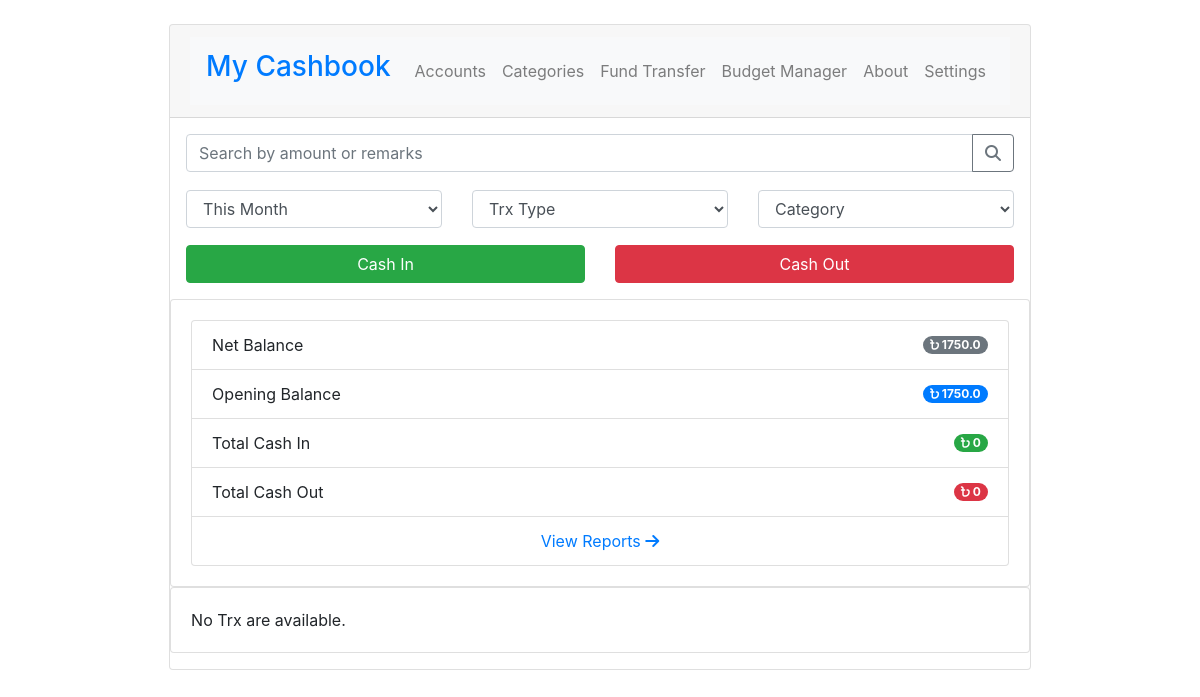
The page /cashbook/accounts/cash/ on the database as committed earlier.
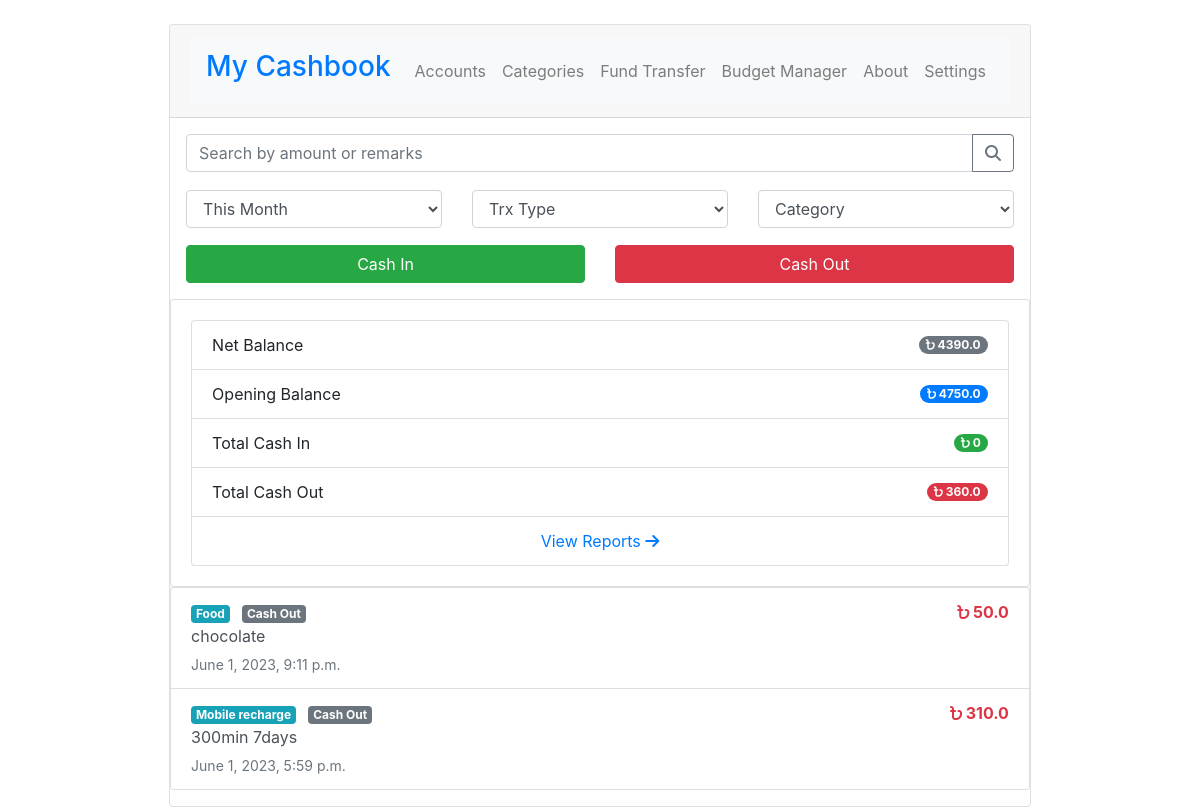
The same page on the database as committed later.
### cashbook/models.py (models this page shows, shortened)
class Transaction(models.Model):
    amount          = models.FloatField(blank=False, null=False)
    account_id      = models.ForeignKey(Account, on_delete=models.CASCADE)
    category_id     = models.ForeignKey(Category, null=True, on_delete=models.SET_NULL)
    trx_type_id     = models.ForeignKey(TrxType, on_delete=models.CASCADE)
    remarks         = models.TextField(blank=True)
    create_date     = models.DateTimeField("date created")

class Category(models.Model):
    name = models.CharField(max_length=20)
    is_active = models.BooleanField(default=True)

### cashbook/views.py (the view)
# urls.py: path('accounts/<str:acc_name>/', views.accounts_view, name='accounts_view'),
def accounts_view(request, acc_name):
    trx_types = TrxType.objects.all()
    categories = Category.objects.all()
    type_cash_in = TrxType.objects.get(name='cash_in')
    type_cash_out = TrxType.objects.get(name='cash_out')
    date_filter = request.GET.get('date-filter')
    trx_type_filter = request.GET.get('trx-type')
    category_filter = request.GET.get('category')
    trx_all = Transaction.objects.order_by("-create_date")
    trx_today = trx_all.filter(create_date__date=datetime.date.today())
    trx_yesterday = trx_all.filter(create_date__date=datetime.date.today() - datetime.timedelta(days=1))
    trx_this_month = trx_all.filter(create_date__month=datetime.date.today().month)
    trx_last_month = trx_all.filter(create_date__month=datetime.date.today().month - 1)
    acc_cash = Account.objects.get(name='cash')
    initial_balance = acc_cash.initial_balance
    opening_balance = 0
    total_cash_in = 0
    total_cash_out = 0
    net_balance = 0
    if date_filter:
        if date_filter == 'today':
            total_cash_in = trx_today.filter(trx_type_id=type_cash_in.id).aggregate(total_cash_in=Sum('amount'))['total_cash_in'] or 0
            total_cash_out = trx_today.filter(trx_type_id=type_cash_out.id).aggregate(total_cash_out=Sum('amount'))['total_cash_out'] or 0
            prev_total_cash_in = trx_all.filter(trx_type_id=type_cash_in.id, create_date__lt=datetime.date.today()).aggregate(prev_total_cash_in=Sum('amount'))['prev_total_cash_in'] or 0
            prev_total_cash_out = trx_all.filter(trx_type_id=type_cash_out.id, create_date__lt=datetime.date.today()).aggregate(prev_total_cash_out=Sum('amount'))['prev_total_cash_out'] or 0
            opening_balance = (initial_balance + prev_total_cash_in - prev_total_cash_out) or 0
            net_balance = (opening_balance + total_cash_in - total_cash_out) or 0
            transactions = trx_today
        elif date_filter == 'all-time':
            total_cash_in = trx_all.filter(trx_type_id=type_cash_in.id).aggregate(total_cash_in=Sum('amount'))['total_cash_in'] or 0
            total_cash_out = trx_all.filter(trx_type_id=type_cash_out.id).aggregate(total_cash_out=Sum('amount'))['total_cash_out'] or 0
            opening_balance = initial_balance or 0
            net_balance = (opening_balance + total_cash_in - total_cash_out) or 0
            transactions = trx_all
        elif date_filter == 'yesterday':
            total_cash_in = trx_yesterday.filter(trx_type_id=type_cash_in.id).aggregate(total_cash_in=Sum('amount'))['total_cash_in'] or 0
            total_cash_out = trx_yesterday.filter(trx_type_id=type_cash_out.id).aggregate(total_cash_out=Sum('amount'))['total_cash_out'] or 0
            prev_total_cash_in = trx_all.filter(trx_type_id=type_cash_in.id, create_date__lt=datetime.date.today() - datetime.timedelta(days=1)).aggregate(prev_total_cash_in=Sum('amount'))['prev_total_cash_in'] or 0
            prev_total_cash_out = trx_all.filter(trx_type_id=type_cash_out.id, create_date__lt=datetime.date.today() - datetime.timedelta(days=1)).aggregate(prev_total_cash_out=Sum('amount'))['prev_total_cash_out'] or 0
            opening_balance = (initial_balance + prev_total_cash_in - prev_total_cash_out) or 0
            net_balance = (opening_balance + total_cash_in - total_cash_out) or 0
            transactions = trx_yesterday
        elif date_filter == 'this_month':
            total_cash_in = trx_this_month.filter(trx_type_id=type_cash_in.id).aggregate(total_cash_in=Sum('amount'))['total_cash_in'] or 0
            total_cash_out = trx_this_month.filter(trx_type_id=type_cash_out.id).aggregate(total_cash_out=Sum('amount'))['total_cash_out'] or 0
            prev_total_cash_in = trx_all.filter(trx_type_id=type_cash_in.id, create_date__lt=date.today().replace(day=1)).aggregate(prev_total_cash_in=Sum('amount'))['prev_total_cash_in'] or 0
            prev_total_cash_out = trx_all.filter(trx_type_id=type_cash_out.id, create_date__lt=date.today().replace(day=1)).aggregate(prev_total_cash_out=Sum('amount'))['prev_total_cash_out'] or 0
            opening_balance = (initial_balance + prev_total_cash_in - prev_total_cash_out) or 0
            net_balance = (opening_balance + total_cash_in - total_cash_out) or 0
            transactions = trx_this_month
        elif date_filter == 'last_month':
            trx_last_month_of_last_month = trx_all.filter(create_date__month=datetime.date.today().month - 2)
            total_cash_in = trx_last_month.filter(trx_type_id=type_cash_in.id).aggregate(total_cash_in=Sum('amount'))['total_cash_in'] or 0
            total_cash_out = trx_last_month.filter(trx_type_id=type_cash_out.id).aggregate(total_cash_out=Sum('amount'))['total_cash_out'] or 0
            prev_total_cash_in = trx_last_month_of_last_month.filter(trx_type_id=type_cash_in.id).aggregate(prev_total_cash_in=Sum('amount'))['prev_total_cash_in'] or 0
            prev_total_cash_out = trx_last_month_of_last_month.filter(trx_type_id=type_cash_out.id).aggregate(prev_total_cash_out=Sum('amount'))['prev_total_cash_out'] or 0
            opening_balance = (initial_balance + prev_total_cash_in - prev_total_cash_out) or 0
            net_balance = (opening_balance + total_cash_in - total_cash_out) or 0
            transactions = trx_last_month
        elif date_filter == 'single_day':
            pass
        elif date_filter == 'date_range':
            pass
    else:
        date_filter = 'this_month'
        total_cash_in = trx_this_month.filter(trx_type_id=type_cash_in.id).aggregate(total_cash_in=Sum('amount'))['total_cash_in'] or 0
        total_cash_out = trx_this_month.filter(trx_type_id=type_cash_out.id).aggregate(total_cash_out=Sum('amount'))['total_cash_out'] or 0
        prev_total_cash_in = trx_all.filter(trx_type_id=type_cash_in.id, create_date__lt=date.today().replace(day=1)).aggregate(prev_total_cash_in=Sum('amount'))['prev_total_cash_in'] or 0
        prev_total_cash_out = trx_all.filter(trx_type_id=type_cash_out.id, create_date__lt=date.today().replace(day=1)).aggregate(prev_total_cash_out=Sum('amount'))['prev_total_cash_out'] or 0
        opening_balance = (initial_balance + prev_total_cash_in - prev_total_cash_out) or 0
        net_balance = (opening_balance + total_cash_in - total_cash_out) or 0
        transactions = trx_this_month
    if trx_type_filter:
        transactions = trx_all.filter(trx_type_id=trx_type_filter)
    if category_filter:
        transactions = trx_all.filter(category_id=category_filter)
    context = {
        'transactions': transactions,
        'trx_types': trx_types,
        'categories': categories,
        'type_cash_in': type_cash_in,
        'type_cash_out': type_cash_out,
        'net_balance': net_balance,
        'opening_balance': opening_balance,
        'total_cash_in': total_cash_in,
        'total_cash_out': total_cash_out,
        'date_filter': date_filter,
        'trx_type_filter': trx_type_filter,
        'category_filter': category_filter,
    }
    return render(request, 'cashbook/index.html', context)

### cashbook/templates/cashbook/index.html (shortened to what this page needs)
{% extends "cashbook/base.html" %}
{% block content %}
<div class="p-3">
    <div class="input-group mb-3">
        <input type="text" class="form-control" placeholder="Search by amount or remarks" aria-label="search" aria-describedby="basic-addon2">
        <div class="input-group-append">
          <button class="btn btn-outline-secondary" type="button"><i class="fa fa-search"></i></button>
        </div>
      </div>
</div>
<div class="p-3" style="margin-top: -30px">
    <div class="row justify-content-md-center">
        <div class="col-4">
            <select class="form-control" name="date-filter" id="date-filter" required>
                <option value="this_month" {% if date_filter == 'this_month' %}selected{% endif %}>This Month</option>
            </select>
        </div>
        <div class="col-4">
            <select class="form-control" name="trx-type" id="trx-type" required>
                <option value="">Trx Type</option>
            </select>
        </div>
        <div class="col-4">
            <select class="form-control" name="category" id="category" required>
                <option value="">Category</option>
            </select>
        </div>
    </div>
</div>
  <div class="p-3" style="margin-top: -15px;">
    <div class="row">
        <div class="col-6">
            <a href="{% url 'cashbook:cash_in' %}" class="btn btn-success btn-block">Cash In</a>
        </div>
        <div class="col-6">
            <a href="{% url 'cashbook:cash_out' %}" class="btn btn-danger btn-block">Cash Out</a>
        </div>
      </div>
    </div>
    <div class="card">
        <div class="card-body">
            <ul class="list-group">
                <li class="list-group-item d-flex justify-content-between align-items-center">
                    Net Balance
                    <span class="badge badge-secondary badge-pill"><i class="fa-solid fa-bangladeshi-taka-sign"></i> {{ net_balance }}</span>
                </li>
                <li class="list-group-item d-flex justify-content-between align-items-center">
                    Opening Balance
                    <span class="badge badge-primary badge-pill"><i class="fa-solid fa-bangladeshi-taka-sign"></i> {{ opening_balance }}</span>
                </li>
                <li class="list-group-item d-flex justify-content-between align-items-center">
                    Total Cash In
                    <span class="badge badge-success badge-pill"><i class="fa-solid fa-bangladeshi-taka-sign"></i> {{ total_cash_in }}</span>
                </li>
                <li class="list-group-item d-flex justify-content-between align-items-center">
                    Total Cash Out
                    <span class="badge badge-danger badge-pill"><i class="fa-solid fa-bangladeshi-taka-sign"></i> {{ total_cash_out }}</span>
                </li>
                <li class="list-group-item text-center">
                    <a href="#" class="text-decoration-none">View Reports <i class="fa fa-arrow-right"></i> </a>
                </li>
            </ul>
        </div>
    </div>
    {% if transactions %}
    <div class="list-group">
        {% for trx in transactions %}
        <a href="{% url 'cashbook:edit_transaction' trx.id %}" class="list-group-item list-group-item-action flex-column align-items-start">
            <div class=" w-100">
                {% if trx.trx_type_id == type_cash_in %}
                <span class="badge badge-info mr-2">{{ trx.category_id.name }}</span>
                <span class="badge badge-secondary">Cash In</span>
                <span class="text-success float-right"><b><i class="fa-solid fa-bangladeshi-taka-sign"></i> {{ trx.amount }}</b></span>
                {% else %}
                <span class="badge badge-info mr-2">{{ trx.category_id.name }}</span>
                <span class="badge badge-secondary">Cash Out</span>
                <span class="text-danger float-right"><b><i class="fa-solid fa-bangladeshi-taka-sign"></i> {{ trx.amount }}</b></span>
                {% endif %}
            </div>
            <p class="mb-1">{{ trx.remarks }}</p>
            <small class="text-muted">{{ trx.create_date }}</small>
        </a>
        {% endfor %}
    </div>
    {% else %}
    <div class="card"">
        <div class="card-body">
            <ul class="list-group">
                <span>No Trx are available.</span>
            </ul>
        </div>
    </div>
    {% endif %}
{% endblock %}

### cashbook/templates/cashbook/base.html (shortened to what this page needs)
<!DOCTYPE html>
<html lang="en">
<head>
    <link rel="stylesheet" href="https://cdn.jsdelivr.net/npm/bootstrap@4.6.2/dist/css/bootstrap.min.css">
    <link rel="stylesheet" href="https://cdnjs.cloudflare.com/ajax/libs/font-awesome/6.4.0/css/all.min.css" />
    {% load static %}
</head>
<body>
    <div class="container">
        <div class="container">
            <div class="row justify-content-md-center">
              <div class="col-md-auto mt-4">
                <div class="card">
                    <div class="card-header">
                      <nav class="navbar navbar-expand-lg navbar-light bg-light">
                        <a href="{% url 'cashbook:index' %}" class="navbar-brand">
                          <h3 class="text-primary">My Cashbook</h3>
                        </a>
                        <div class="collapse navbar-collapse" id="navbarNav">
                          <ul class="navbar-nav">
                            <li class="nav-item {% if request.path == '/cashbook/' %}active{% endif %}">
                              <a class="nav-link" href="{% url 'cashbook:index' %}">Accounts <span class="sr-only">(current)</span></a>
                            </li>
                            <li class="nav-item {% if request.path == '/cashbook/category/' %}active{% endif %}">
                              <a class="nav-link" href="{% url 'cashbook:manage_category' %}">Categories</a>
                            </li>
                            <li class="nav-item">
                              <a class="nav-link" href="#">Fund Transfer</a>
                            </li>
                            <li class="nav-item">
                              <a class="nav-link" href="#">Budget Manager</a>
                            </li>
                            <li class="nav-item {% if request.path == '/cashbook/contact/' %}active{% endif %}">
                              <a class="nav-link" href="{% url 'cashbook:contact' %}">About</a>
                            </li>
                            <li class="nav-item">
                              <a class="nav-link" href="#">Settings</a>
                            </li>
                          </ul>
                        </div>
                      </nav>
                    </div>
                    <div class="mb-3">
                        {% block content %}
                        {% endblock %}
                    </div>
                  </div>
              </div>
            </div>
        </div>
    </div>
</body>
</html>

Rows that differ between the two databases and show on the page:
added Transaction: category_id.name "Food", amount "50.0", remarks "chocolate", create_date "June 1, 2023, 9:11 p.m."
added Transaction: category_id.name "Mobile recharge", amount "310.0", remarks "300min 7days", create_date "June 1, 2023, 5:59 p.m."
Other text that changed with them:
{{ net_balance }}: "1750.0" → "4390.0"
{{ opening_balance }}: "1750.0" → "4750.0"
{{ total_cash_out }}: "0" → "360.0"
text no longer shown: "No Trx are available."
